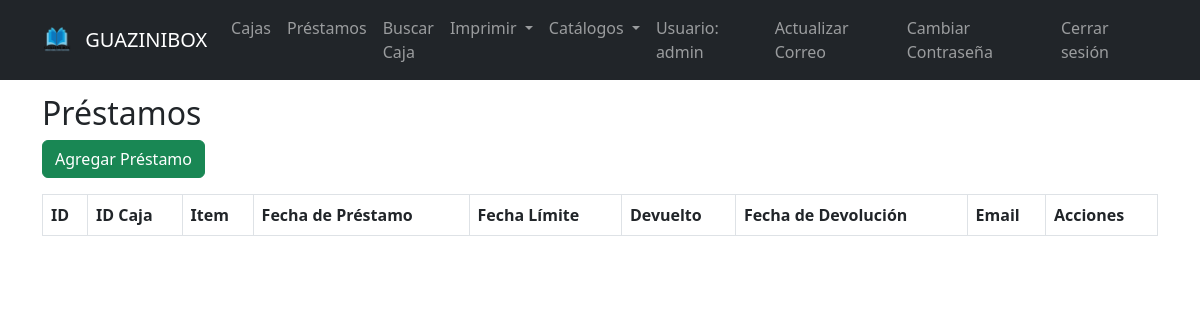
The page /prestamos (signed in) on the database as committed earlier.
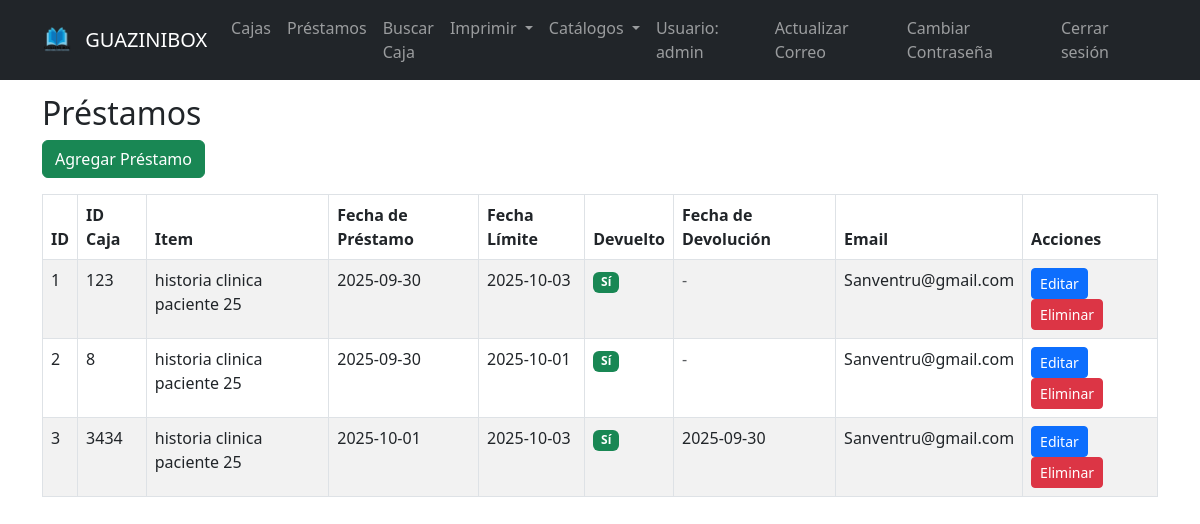
The same page on the database as committed later.
### tables this page shows
CREATE TABLE users (
            id INTEGER PRIMARY KEY AUTOINCREMENT,
            username TEXT UNIQUE NOT NULL,
            password TEXT NOT NULL,
            email TEXT UNIQUE,
            reset_token TEXT,
            token_expiry TIMESTAMP
        );

CREATE TABLE prestamos (
            id INTEGER PRIMARY KEY AUTOINCREMENT,
            caja_id INTEGER,
            item TEXT,
            loan_date TEXT,
            due_date TEXT,
            returned INTEGER DEFAULT 0,
            email TEXT, returned_date TEXT,
            FOREIGN KEY(caja_id) REFERENCES cajas(id)
        );

### app.py (the view)
@app.route("/prestamos")
@login_required
def prestamos():
    prestamos = get_all_prestamos()
    return render_template("prestamos.html", prestamos=prestamos)

### app.py (called while the page is built)
def get_db_connection():
    conn = sqlite3.connect("archivo.db")
    conn.row_factory = sqlite3.Row
    return conn

def get_user_by_id(user_id):
    conn = get_db_connection()
    user = conn.execute("SELECT * FROM users WHERE id = ?", (user_id,)).fetchone()
    conn.close()
    if not user:
        return None
    return User(user["id"], user["username"], user["password"],
               user["email"] if "email" in user.keys() else None,
               user["reset_token"] if "reset_token" in user.keys() else None,
               user["token_expiry"] if "token_expiry" in user.keys() else None)

@login_manager.user_loader
def load_user(user_id):
    return get_user_by_id(user_id)

def get_all_prestamos():
    conn = get_db_connection()
    prestamos = conn.execute("SELECT * FROM prestamos").fetchall()
    conn.close()
    return prestamos

### templates/prestamos.html (shortened to what this page needs)
{% extends "base.html" %}
{% block content %}
<h2>Préstamos</h2>
<a href="{{ url_for('add_prestamo_route') }}" class="btn btn-success mb-3">Agregar Préstamo</a>
<table class="table table-bordered table-striped">
  <thead>
    <tr>
      <th>ID</th>
      <th>ID Caja</th>
      <th>Item</th>
      <th>Fecha de Préstamo</th>
      <th>Fecha Límite</th>
      <th>Devuelto</th>
      <th>Fecha de Devolución</th>
      <th>Email</th>
      <th>Acciones</th>
    </tr>
  </thead>
  <tbody>
    {% for prestamo in prestamos %}
    <tr>
      <td>{{ prestamo.id }}</td>
      <td>{{ prestamo.caja_id }}</td>
      <td>{{ prestamo.item }}</td>
      <td>{{ prestamo.loan_date }}</td>
      <td>{{ prestamo.due_date }}</td>
      <td>
        {% if prestamo.returned %}
          <span class="badge bg-success">Sí</span>
        {% else %}
          <span class="badge bg-warning text-dark">No</span>
        {% endif %}
      </td>
      <td>
        {% if prestamo.returned_date %}
          {{ prestamo.returned_date }}
        {% else %}
          <span class="text-muted">-</span>
        {% endif %}
      </td>
      <td>{{ prestamo.email }}</td>
      <td>
        <a href="{{ url_for('edit_prestamo', prestamo_id=prestamo.id) }}" class="btn btn-primary btn-sm">Editar</a>
        <form action="{{ url_for('delete_prestamo_route', prestamo_id=prestamo.id) }}" method="POST" style="display:inline-block;" onsubmit="return confirm('¿Estás seguro de eliminar este préstamo?');">
          <button type="submit" class="btn btn-danger btn-sm">Eliminar</button>
        </form>
      </td>
    </tr>
    {% endfor %}
  </tbody>
</table>
{% endblock %}

### templates/base.html (shortened to what this page needs)
<!DOCTYPE html>
<html lang="es">
<head>
  <link href="https://cdn.jsdelivr.net/npm/bootstrap@5.3.0/dist/css/bootstrap.min.css" rel="stylesheet">
</head>
<body>
  <nav class="navbar navbar-expand-lg navbar-dark bg-dark fixed-top">
    <div class="container">
      <a class="navbar-brand" href="{{ url_for('index') }}">
        <img src="{{ url_for('static', filename='img/guazinibox_transparent.png') }}" alt="Logo" height="30" class="d-inline-block align-text-top me-2">
        GUAZINIBOX
      </a>
      {% if current_user.is_authenticated %}
      <div class="collapse navbar-collapse" id="navbarNav">
        <ul class="navbar-nav me-auto">
          <li class="nav-item"><a class="nav-link" href="{{ url_for('cajas') }}">Cajas</a></li>
          <li class="nav-item"><a class="nav-link" href="{{ url_for('prestamos') }}">Préstamos</a></li>
          <li class="nav-item"><a class="nav-link" href="{{ url_for('search_caja') }}">Buscar Caja</a></li>
          <li class="nav-item dropdown">
            <a class="nav-link dropdown-toggle" href="#" id="imprimirDropdown" role="button" data-bs-toggle="dropdown" aria-expanded="false">
              Imprimir
            </a>
          </li>
          <li class="nav-item dropdown">
            <a class="nav-link dropdown-toggle" href="#" id="catalogosDropdown" role="button" data-bs-toggle="dropdown" aria-expanded="false">
              Catálogos
            </a>
          </li>
        </ul>
        <ul class="navbar-nav">
          <li class="nav-item"><span class="nav-link">Usuario: {{ current_user.username }}</span></li>
          <li class="nav-item"><a class="nav-link" href="{{ url_for('update_email') }}">Actualizar Correo</a></li>
          <li class="nav-item"><a class="nav-link" href="{{ url_for('cambiar_clave') }}">Cambiar Contraseña</a></li>
          <li class="nav-item"><a class="nav-link" href="{{ url_for('logout') }}">Cerrar sesión</a></li>
        </ul>
      </div>
      {% else %}
      <ul class="navbar-nav ms-auto">
        <li class="nav-item"><a class="nav-link" href="{{ url_for('login') }}">Iniciar Sesión</a></li>
        <li class="nav-item"><a class="nav-link" href="{{ url_for('register') }}">Registrarse</a></li>
      </ul>
      {% endif %}
    </div>
  </nav>
  <div class="container mt-4">
    {% block content %}{% endblock %}
  </div>
</body>
</html>

### templates/base.html (style rules this page uses)
body { padding-top: 70px; }

Rows that differ between the two databases and show on the page:
added prestamos: id "1", caja_id "123", item "historia clinica paciente 25", loan_date "2025-09-30", due_date "2025-10-03", returned "Sí", email "Sanventru@gmail.com"
added prestamos: id "2", caja_id "8", item "historia clinica paciente 25", loan_date "2025-09-30", due_date "2025-10-01", returned "Sí", email "Sanventru@gmail.com"
added prestamos: id "3", caja_id "3434", item "historia clinica paciente 25", loan_date "2025-10-01", due_date "2025-10-03", returned "Sí", returned_date "2025-09-30", email "Sanventru@gmail.com"
